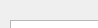
        <widget class="QWidget" name="skill_functions_page">
         <property name="geometry">
          <rect>
           <x>0</x>
           <y>0</y>
           <width>98</width>
           <height>28</height>
          </rect>
         </property>
         <property name="toolTip">
          <string/>
         </property>
         <attribute name="label">
          <string>Functions</string>
         </attribute>
         <widget class="QListWidget" name="skill_functions_list">
          <property name="enabled">
           <bool>true</bool>
          </property>
          <property name="geometry">
           <rect>
            <x>10</x>
            <y>20</y>
            <width>141</width>
            <height>101</height>
           </rect>
          </property>
         </widget>
         <widget class="QLineEdit" name="skill_functions_parameter">
          <property name="geometry">
           <rect>
            <x>10</x>
            <y>130</y>
            <width>141</width>
            <height>21</height>
           </rect>
          </property>
          <property name="placeholderText">
           <string>Parameter</string>
          </property>
         </widget>
         <widget class="QLineEdit" name="skill_function_chance">
          <property name="geometry">
           <rect>
            <x>10</x>
            <y>160</y>
            <width>141</width>
            <height>21</height>
           </rect>
          </property>
          <property name="placeholderText">
           <string>Chance</string>
          </property>
         </widget>
         <widget class="QComboBox" name="skill_functions_combo">
          <property name="geometry">
           <rect>
            <x>40</x>
            <y>190</y>
            <width>111</width>
            <height>22</height>
           </rect>
          </property>
          <item>
           <property name="text">
            <string>---</string>
           </property>
          </item>
         </widget>
        </widget>
